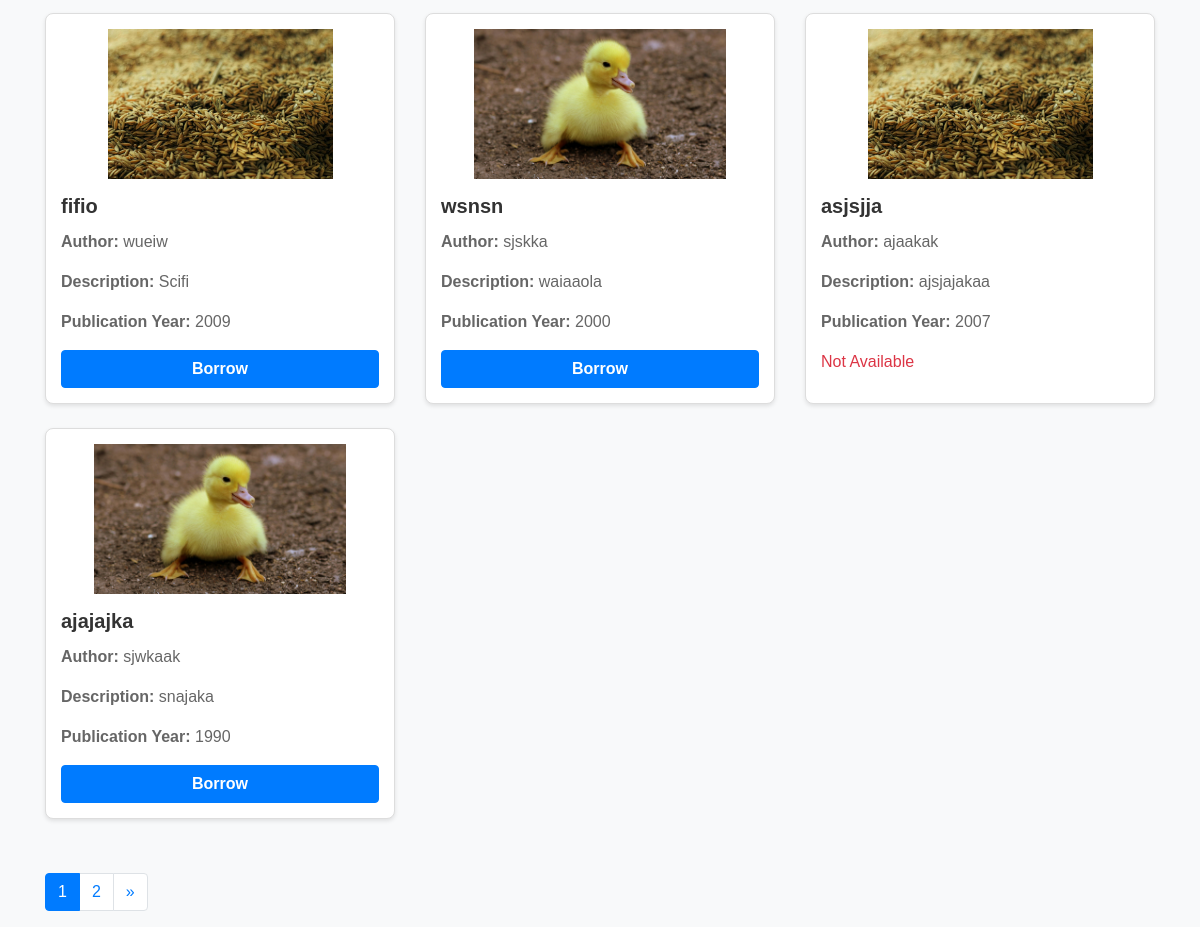
/view_books (signed in, lower part), run on an earlier commit of the app's database.
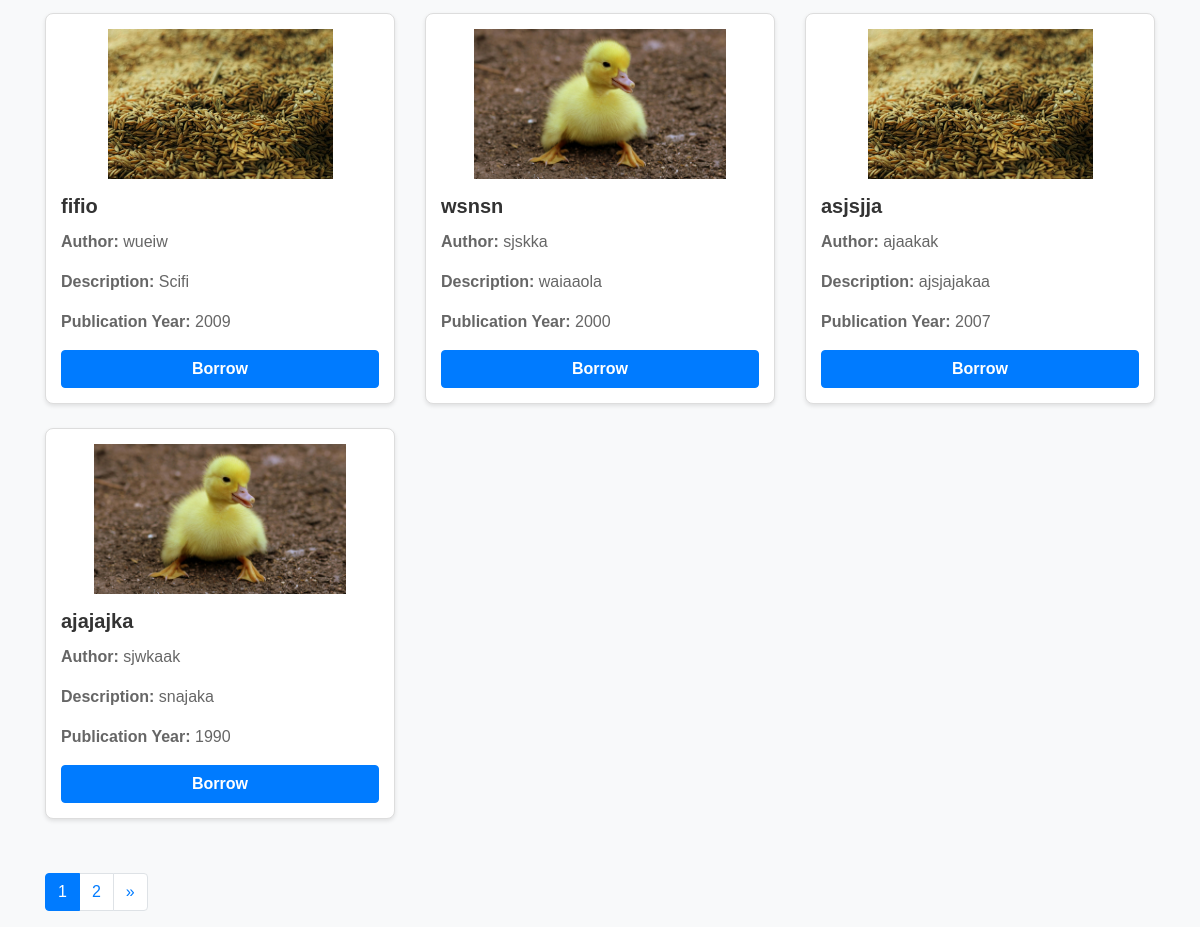
And on a later commit of the database.
### models.py (models this page shows, shortened)
class Book(db.Model):
    id = db.Column(db.Integer, primary_key=True)
    picture = db.Column(db.String(120), nullable=True)
    title = db.Column(db.String(150), nullable=False)
    author = db.Column(db.String(100), nullable=False)
    isbn = db.Column(db.String(20), unique=True, nullable=False)
    genre = db.Column(db.String(50), nullable=True)
    description = db.Column(db.String(50), nullable=False)
    publication_year = db.Column(db.Integer)
    available_quantity = db.Column(db.Integer, default=1)
    total_quantity = db.Column(db.Integer, default=1)
    shelf = db.Column(db.String(100), nullable=False)

### app.py (the view)
@app.route('/view_books', methods=['GET'])
def view_books():
    page = request.args.get('page', 1, type=int)
    per_page = 10
    books = Book.query.paginate(page=page, per_page=per_page)
    if 'member_id' not in session:
        flash('Please log in to access this page.', 'warning')
        return redirect(url_for('mlogin'))
    return render_template('view_books.html', books=books)

### templates/view_books.html (shortened to what this page needs)
<!DOCTYPE html>
<html lang="en">
<head>
    <link href="https://stackpath.bootstrapcdn.com/bootstrap/4.5.2/css/bootstrap.min.css" rel="stylesheet">
</head>
<body>
    <div class="container">
        {% if books %}
        <div class="row">
            {% for book in books.items %}
            <div class="col-md-4 mb-4">
                <div class="card h-100">
                    <div class="card-body">
                        {% if book.picture %}
                        <img src="{{ url_for('static', filename='uploads/' + book.picture) }}" alt="{{ book.title }}" class="img-fluid">
                        {% else %}
                        <p>No image available</p>
                        {% endif %}
                        <h5 class="card-title">{{ book.title }}</h5>
                        <p class="card-text"><strong>Author:</strong> {{ book.author }}</p>
                        <p class="card-text"><strong>Description:</strong> {{ book.description }}</p>
                        <p class="card-text"><strong>Publication Year:</strong> {{ book.publication_year }}</p>
                        {% if book.available_quantity > 0 %}
                        <form id="borrow-form" action="{{ url_for('borrow_book', book_id=book.id) }}" method="POST">
                            <button type="submit" class="btn btn-primary">Borrow</button>
                        </form>
                        {% else %}
                        <span class="text-danger">Not Available</span>
                        {% endif %}
                    </div>
                </div>
            </div>
            {% endfor %}
        </div>
        {% else %}
        <p class="no-books">No books available at the moment.</p>
        {% endif %}
        <nav aria-label="Page navigation">
            <ul class="pagination">
                {% for page_num in range(1, books.pages + 1) %}
                <li class="page-item {% if books.page == page_num %}active{% endif %}">
                    <a class="page-link" href="{{ url_for('view_books', page=page_num) }}">{{ page_num }}</a>
                </li>
                {% endfor %}
                {% if books.has_next %}
                <li class="page-item">
                    <a class="page-link" href="{{ url_for('view_books', page=books.next_num) }}" aria-label="Next">
                        <span aria-hidden="true">&raquo;</span>
                    </a>
                </li>
                {% endif %}
            </ul>
        </nav>
    </div>
</body>
</html>

What changed in the data, as far as the page shows it:
changed Book "asjsjja": available_quantity "Not Available" → "Borrow"
